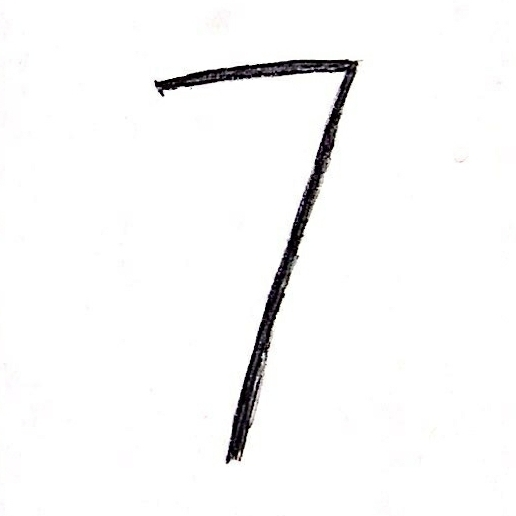
#> input picture final_project/src/7.jpeg, 516 x 516 px
$ python img_aug.py
#> lines starting #> are read from the running program, lines starting #| are printed output that depends on the picture; after the words box and inside, x2 and y2 are one past the last pixel; in counts of white or black regions, pixels touching at a corner belong together
import cv2 as cv
from cv2 import imread, imshow, waitKey
import numpy as np

img_rows = img_cols = 64

def augment(img):
    # flip
    flipped_img = np.fliplr(img)

    # shifting right
    shifted_right = np.copy(img)
    for j in range(img_cols):
        for i in range(img_rows):
            if (i < img_rows-20):
                shifted_right[j][i] = img[j][i+20]

    # noise
    noised = np.copy(img)
    noise = np.random.randint(5, size = (64, 64, 3))
    for i in range(64):
        for j in range(64):
            for k in range(3):
                if (noised[i][j][k] != 255):
                    noised[i][j][k] += noise[i][j][k]

    # rotate
    M = cv.getRotationMatrix2D((img_cols/2,img_rows/2), 90, 1.0)
    rotated = cv.warpAffine(img, M, (img_cols,img_rows))

    return [flipped_img, shifted_right, noised, rotated]


if __name__ == "__main__":
    img_name = "7.jpeg"
    img = cv.imread(img_name)
#> img is the input picture: shape (516, 516, 3); mean B, G, R 248.1, 248, 248.2
    resized = cv.resize(img, (64, 64))
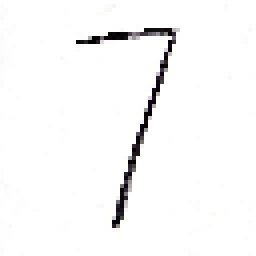
#> resized: shape (64, 64, 3) (shown 4 times larger); mean B, G, R 248, 247.9, 248.1

    augmented = augment(resized)
#> in augment, `flipped_img = np.fliplr(img)`:
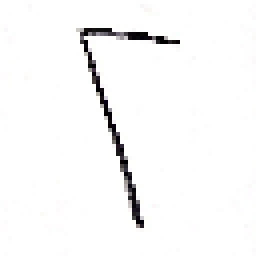
#> flipped_img: shape (64, 64, 3) (shown 4 times larger); mean B, G, R 248, 247.9, 248.1
#> after the loop in augment, `for j in range(img_cols):`:
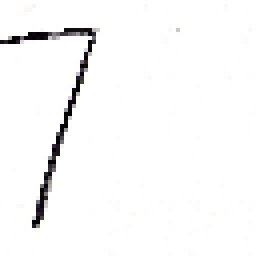
#> shifted_right: shape (64, 64, 3) (shown 4 times larger); mean B, G, R 248.1, 248, 248.2
#> after the loop in augment, `for i in range(64):`:
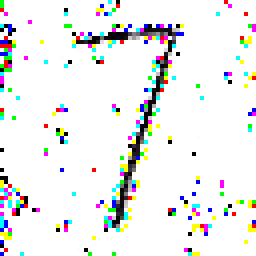
#> noised: shape (64, 64, 3) (shown 4 times larger); 15.8% of pixels changed, all inside (x1, y1, x2, y2) = (0, 0, 64, 64)
#> in augment, `rotated = cv.warpAffine(img, M, (img_cols,img_rows))`:
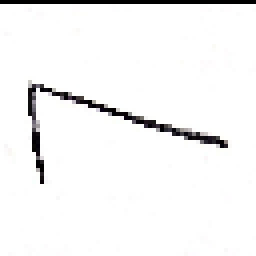
#> rotated: shape (64, 64, 3) (shown 4 times larger); mean B, G, R 244, 243.9, 244.1
#> augmented = 4 items

    waitKey(0)
